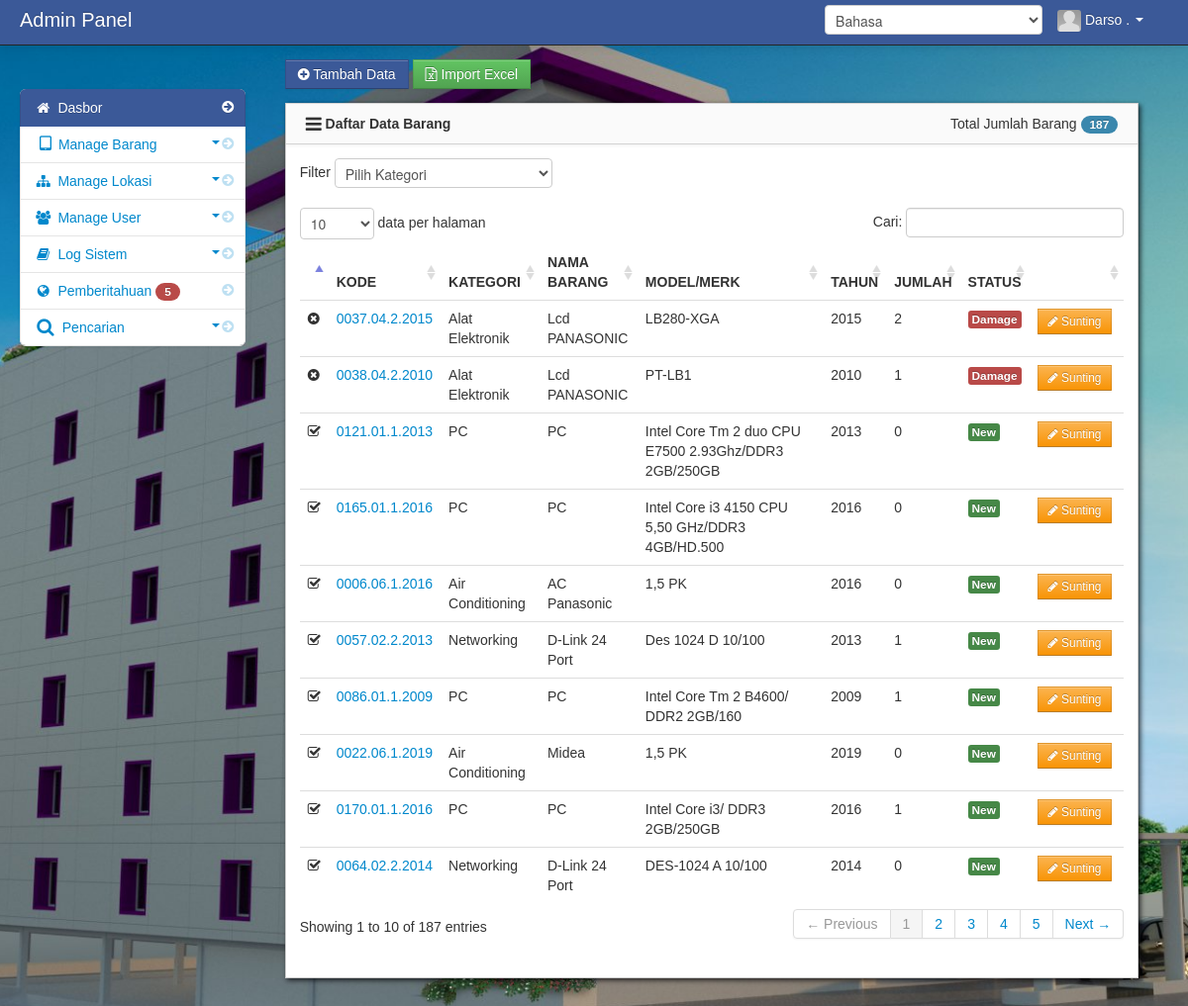
Screenshot of /admin/dashboard.php?module=data_stock_barang (signed in) with the database file from the repository.
### tables this page shows
CREATE TABLE `stdevice` (
  `id` varchar(100) NOT NULL,
  `dev_id` varchar(11) NOT NULL,
  `type_id` varchar(11) NOT NULL,
  `dev_code` varchar(128) NOT NULL,
  `dev_brand` varchar(128) NOT NULL,
  `dev_model` varchar(128) NOT NULL,
  `dev_desc` text NOT NULL,
  `dev_status` varchar(128) NOT NULL,
  `jumlah` int(11) NOT NULL,
  `year` varchar(11) NOT NULL,
  `unit_id` varchar(11) NOT NULL,
  `inst_id` varchar(11) NOT NULL,
  `procure_id` varchar(11) NOT NULL,
  `created_at` timestamp NOT NULL DEFAULT CURRENT_TIMESTAMP,
  `updated_at` timestamp NULL DEFAULT NULL,
  PRIMARY KEY (`id`)
);

CREATE TABLE `device_name_type` (
  `type_id` int(11) NOT NULL AUTO_INCREMENT,
  `type_number` varchar(11) NOT NULL,
  `type_name` varchar(100) NOT NULL,
  `dev_id` varchar(11) NOT NULL,
  PRIMARY KEY (`type_id`)
);

CREATE TABLE `device_name` (
  `dev_id` varchar(11) NOT NULL,
  `dev_name` varchar(100) NOT NULL,
  PRIMARY KEY (`dev_id`)
);

### admin/session.php (called while the page is built, shortened)
<?php
$session_id=$_SESSION['id'];
?>

### languages/lang_id.php (called while the page is built, shortened)
<?php
  $lang['please_login']   = 'Silakan Masuk';
  $lang['signin']  = 'Masuk';
  $lang['welcome_to']   = 'Selamat Datang Di';
  $lang['click_to_sign']      = 'Klik disini untuk masuk';
  $lang['username']   = 'Nama pengguna';
  $lang['password']   = 'Kata sandi';
  $lang['jgrowl']['access_granted'] = 'Access Granted';
  $lang['jgrowl']['check_user']   = 'Silakan periksa nama pengguna dan kata sandi Anda';
  $lang['jgrowl']['login_fail']   = 'Login Gagal';
  $lang['jgrowl']['loading']   = 'Sedang Memuat, Silakan Tunggu';
  $lang['jgrowl']['loading_selamat']   = 'Selamat Datang di Sistem Inventory Universitas AMIKOM Purwokerto ';
  $lang['swal']['attention'] = 'Perhatian!';
  $lang['swal']['success'] = 'Berhasil!';
  $lang['swal']['code_exist'] = 'Kode Barang sudah ada';
  $lang['swal']['dev_add'] = 'Tambah Barang';
  $lang['swal']['dev_add_success'] = 'Barang Berhasil ditambahkan';
  $lang['swal']['dev_update'] = 'Perbarui Barang!';
  $lang['swal']['dev_update_success'] = 'Data Barang Berhasil diperbarui';
  $lang['swal']['cate_add_success'] = 'Kategori Barang Berhasil ditambahkan';
  $lang['swal']['cate_update'] = 'Nama Kategori Diperbarui!';
  $lang['swal']['cate_update_success'] = 'Nama Kategori barang berhasil diperbarui!';
  $lang['swal']['cate_del_success'] = 'Nama kategori Berhasil Dihapus';
  $lang['swal']['not_selected'] = 'Anda belum memilih barang';
  $lang['swal']['too_much'] = 'Data Terlalu Banyak';
  $lang['swal']['dev_assign'] = 'Menetapkan barang';
  $lang['swal']['dev_assign_success'] = 'Barang Berhasil Ditetapkan';
  $lang['swal']['remove_notification_success']   = 'Notifikasi Anda Berhasil Dihapus';
  $lang['swal']['remove_log_success'] = 'Hapus Log Sistem Berhasil';
  $lang['swal']['upd_sysuser_success'] = 'Pengguna Sistem Berhasil Diperbarui';
  $lang['swal']['add_sysuser_success']   = 'Pengguna Sistem Berhasil Ditambahkan';
  $lang['swal']['user_exist'] = 'Pengguna sudah ada';
  $lang['swal']['upd_tech_staff'] = 'Pengguna Staf Teknis Berhasil Diperbarui';
  $lang['swal']['tech_user_exist'] = 'Pengguna Staf Teknis Sudah Ada';
  $lang['swal']['cate_exist'] = 'Kategori Barang sudah ada';
  $lang['swal']['other_ref'] = 'Data Tersebut sedang Menjadi Referensi Data Tabel Lain';
  $lang['swal']['del_location'] = 'Lokasi Berhasil Dihapus';
  $lang['swal']['upd_location_success'] = 'Lokasi Berhasil Diperbarui';
  $lang['swal']['add_location_success'] = 'Lokasi berhasil ditambahkan';
  $lang['swal']['location_exist'] = 'Nama Lokasi Sudah Ada';
  $lang['swal']['device_type_exist'] = 'Jenis Barang Sudah Ada!';
  $lang['admin']['name'] = 'Nama';
  $lang['admin']['dash_sidebar_cate'] = 'Data Kategori Barang';
  $lang['admin']['dash_data_number'] = 'Dasbor Data';
  $lang['admin']['all'] = 'Semua';
  $lang['admin']['welcome'] = 'Selamat Datang';
  $lang['admin']['dashboard'] = 'Dasbor';
  $lang['admin']['list_device']   = 'Daftar Data Barang';
  $lang['admin']['total_device']   = 'Total Jumlah Barang';
  $lang['admin']['delete']   = 'Hapus';
  $lang['admin']['click_delete']   = 'Klik untuk menghapus item yang dicentang';
  $lang['admin']['edit']   = 'Sunting';
  $lang['admin']['click_edit']   = 'Klik untuk Edit';
  $lang['admin']['show_device']   = 'Lihat Barang';
  $lang['admin']['edit_device']   = 'Sunting Barang';
  $lang['admin']['print_list']   = 'Cetak Daftar';
  $lang['admin']['click_print_list']   = 'Klik untuk Cetak';
  $lang['admin']['add_data']   = 'Tambah Data';
  $lang['admin']['click_add_data']   = 'Klik untuk tambah Data Barang';
  $lang['admin']['add_device']   = 'Tambah Barang';
  $lang['admin']['click_add_device']   = 'Klik untuk Tambah Barang';

### admin/module/data/stock_barang.php (the view, shortened to what this page needs)
<?php
switch($_GET['act']){
default:?>
<a href="?module=data_stock_barang&act=tambah_barang" class="btn btn-info"  id="add" data-placement="right" title="<?php echo $lang['admin']['click_add_data'] ?>" ><i class="icon-plus-sign"></i> <?php echo $lang['admin']['add_data']?></a>
<a href="?module=data_stock_barang&act=import_excel" class="btn btn-success"  id="import" data-placement="right" title="Import dari Excel" ><i class="fa fa-file-excel-o"></i> Import Excel</a>
<?php
$count_item=mysql_query("select * from stdevice
LEFT JOIN device_name ON stdevice.dev_id=device_name.dev_id");
$count = mysql_num_rows($count_item);
?>
<div id="block_bg" class="block">
<div class="navbar navbar-inner block-header">
<div class="pull-left"><strong><i class="icon-reorder icon-large"></i>&nbsp;<?php echo $lang['admin']['list_device']?></strong></div>
<div class="pull-right">
<?php echo $lang['admin']['total_device']?> <span class="badge badge-info"><?php  echo $count; ?></span>
</div>
</div>
<div class="block-content collapse in">
<div class="span12">
<form class="form-inline">
<label class="control-label">Filter</label>
<select onchange="location = this.value;">
<option value="">Pilih Kategori</option>
</select>
</form>
<form action="" method="post">
<table cellpadding="0" cellspacing="0" border="0" class="table" id="example">
<thead>
<tr>
<th class="empty"></th>
<th><?php echo $lang['admin']['input_code']?></th>
<th><?php echo $lang['admin']['input_category']?></th>
<th><?php echo $lang['admin']['input_name']?></th>
<th><?php echo $lang['admin']['input_merk']?></th>
<th><?php echo $lang['admin']['input_year']?></th>
<th><?php echo $lang['admin']['input_amount']?></th>
<th>Status</th>
<th class="empty"></th>
</tr>
</thead>
<tbody>
<?php
$device_query = mysql_query("select * from stdevice
LEFT JOIN device_name ON stdevice.dev_id=device_name.dev_id
LEFT JOIN device_name_type ON stdevice.type_id=device_name_type.type_id ")or die(mysql_error());
while($row = mysql_fetch_array($device_query)){
$id = $row['id'];
?>
<tr>
<td><?php
if($row['dev_status']=='New')
{
echo '<i class="icon-check"></i><div id="hide"><strong>'.$row['dev_status'].'</strong></div>';
}
else if($row['dev_status']=='Used')
{
echo '<i class="icon-ok"></i><div id="hide"><strong>'.$row['dev_status'].'</strong></div>';
}
else if($row['dev_status']=='Repaired')
{
echo '<i class="icon-wrench"></i><div id="hide"><strong>'.$row['dev_status'].'</strong></div>';
}
else
{
echo '<i class="icon-remove-sign"></i><div id="hide"><strong>'.$row['dev_status'].'</strong></div>';
};
?>
</td>
<td><a href="?module=data_stock_barang&act=lihat_barang&id=<?php echo $id; ?>"><?php echo $row['dev_code']; ?>.<?php echo $row['dev_id']; ?>.<?php echo $row['type_number']; ?>.<?php echo $row['year']; ?></a></td>
<td><?php echo $row['dev_name']; ?></td>
<td><?php echo $row['dev_brand']; ?></td>
<td><?php echo $row['dev_model']; ?></td>
<td><?php echo $row['year']; ?></td>
<td><?php echo $row['jumlah']; ?></td>
<td><?php
if($row['dev_status']=='New')
{
echo '<div class="label label-success"><strong>'.$row['dev_status'].'</strong></div>';
}
else if($row['dev_status']=='Used')
{
echo '<div class="label label-warning"><strong>'.$row['dev_status'].'</strong></div>';
}
else if($row['dev_status']=='Repaired')
{
echo '<div class="label label-warning"><strong>'.$row['dev_status'].'</strong></div>';
}
else
{
echo '<div class="label label-important"><strong>'.$row['dev_status'].'</strong></div>';
};
?></td>
<td class="empty" width="80">
<a rel="tooltip"  title="<?php echo $lang['admin']['edit_device']?>" id="e<?php echo $id; ?>" href="?module=data_stock_barang&act=edit_barang&id=<?php echo $id; ?>" class="btn btn-small btn-warning"><i class="icon-pencil"></i> <?php echo $lang['admin']['edit']?></a>
</td>
</tr>
<?php } ?>
</tbody>
</table>
</form>
</div>
</div>
</div>
<?php break;
case "tambah_barang";?>
<?php }?>

### admin/navbar.php (shortened to what this page needs)
<div class="navbar navbar-inverse navbar-fixed-top">
          <div class="navbar-inner">
             <div class="container-fluid">
		 <div class="navbar-header">
                  <span class="brand" href="#" id="print">Admin Panel</span>
		 </div>
                  <div class="nav-collapse collapse pull-right" id="print">
                  <form class="navbar-search" method='get' action='' id='form_lang' >
                  <select name='lang' onchange='changeLang();' >
                  <option value='id' <?php if(isset($_SESSION['lang']) && $_SESSION['lang'] == 'id'){ echo "selected"; } ?> >Bahasa</option>
                  </select>
              </form>
                      <ul class="nav" id="print">
				<?php $query= mysql_query("select * from admin where admin_id = '$session_id'")or die(mysql_error());
					  $row = mysql_fetch_array($query);
				?>
                          <li class="dropdown">
                              <a href="#" role="button" class="dropdown-toggle" data-toggle="dropdown"><img id="avatar1" class="img-responsive" src="<?php echo $row['adminthumbnails']; ?>">&nbsp;<?php echo $row['firstname']." ".$row['lastname'];  ?> <i class="caret"></i>
                              </a>
                          </li>
                      </ul>
                  </div>
              </div>
          </div>
      </div>

### admin/assets/styles.css (style rules this page uses)
body { padding-top: 60px; padding-bottom: 40px; background-color: #f5f5f5; }
.block { background: url("../images/pixel-60fff.png") repeat scroll 0 0 rgba(0, 0, 0, 0) !important; border: 1px solid #ccc; background: white; margin: 1em 0em; border-top: none; -webkit-box-shadow: 2px 2px 5px rgba(0, 0, 6, 0.75); -moz-box-shadow: 2px 2px 5px rgba(0, 0, 6, 0.75); box-shadow: 2px 2px 5px rgba(0, 0, 6, 0.75); }
.block-content { margin: 1em; min-height: .25em; }
.block-header { margin-bottom: 0px; border-right: none; border-left: none; -webkit-border-radius: 0px; -moz-border-radius: 0px; border-radius: 0px; }
.block-header div { padding-top: 10px; }

### rows the page displays
stdevice: dev_code "0121", type.dev_id "01", type.type_number "1", year "2013", dev.dev_name "PC", dev_brand "PC", dev_model "Intel Core Tm 2 duo CPU E7500 2.93Ghz/DDR3 2GB/250GB", jumlah "0", dev_status "New"
stdevice: dev_code "0165", type.dev_id "01", type.type_number "1", year "2016", dev.dev_name "PC", dev_brand "PC", dev_model "Intel Core i3 4150 CPU 5,50 GHz/DDR3 4GB/HD.500", jumlah "0", dev_status "New"
stdevice: dev_code "0006", type.dev_id "06", type.type_number "1", year "2016", dev.dev_name "Air Conditioning", dev_brand "AC Panasonic", dev_model "1,5 PK", jumlah "0", dev_status "New"
stdevice: dev_code "0057", type.dev_id "02", type.type_number "2", year "2013", dev.dev_name "Networking", dev_brand "D-Link 24 Port", dev_model "Des 1024 D 10/100", jumlah "1", dev_status "New"
stdevice: dev_code "0086", type.dev_id "01", type.type_number "1", year "2009", dev.dev_name "PC", dev_brand "PC", dev_model "Intel Core Tm 2 B4600/ DDR2 2GB/160", jumlah "1", dev_status "New"
stdevice: dev_code "0022", type.dev_id "06", type.type_number "1", year "2019", dev.dev_name "Air Conditioning", dev_brand "Midea", dev_model "1,5 PK", jumlah "0", dev_status "New"
stdevice: dev_code "0170", type.dev_id "01", type.type_number "1", year "2016", dev.dev_name "PC", dev_brand "PC", dev_model "Intel Core i3/ DDR3 2GB/250GB", jumlah "1", dev_status "New"
stdevice: dev_code "0064", type.dev_id "02", type.type_number "2", year "2014", dev.dev_name "Networking", dev_brand "D-Link 24 Port", dev_model "DES-1024 A 10/100", jumlah "0", dev_status "New"
stdevice: dev_code "0037", type.dev_id "04", type.type_number "2", year "2015", dev.dev_name "Alat Elektronik", dev_brand "Lcd PANASONIC", dev_model "LB280-XGA", jumlah "2", dev_status "Damage"
stdevice: dev_code "0038", type.dev_id "04", type.type_number "2", year "2010", dev.dev_name "Alat Elektronik", dev_brand "Lcd PANASONIC", dev_model "PT-LB1", jumlah "1", dev_status "Damage"

### other values shown
$row['firstname'] "Darso"
$row['lastname'] "."
$lang['admin']['dashboard'] "Dasbor"
$not_read "5"
$lang['admin']['add_data'] "Tambah Data"
$lang['admin']['list_device'] "Daftar Data Barang"
$lang['admin']['total_device'] "Total Jumlah Barang"
$count "187"
$lang['admin']['input_code'] "KODE"
$lang['admin']['input_category'] "KATEGORI"
$lang['admin']['input_name'] "NAMA BARANG"
$lang['admin']['input_merk'] "MODEL/MERK"
$lang['admin']['input_year'] "TAHUN"
$lang['admin']['input_amount'] "JUMLAH"
